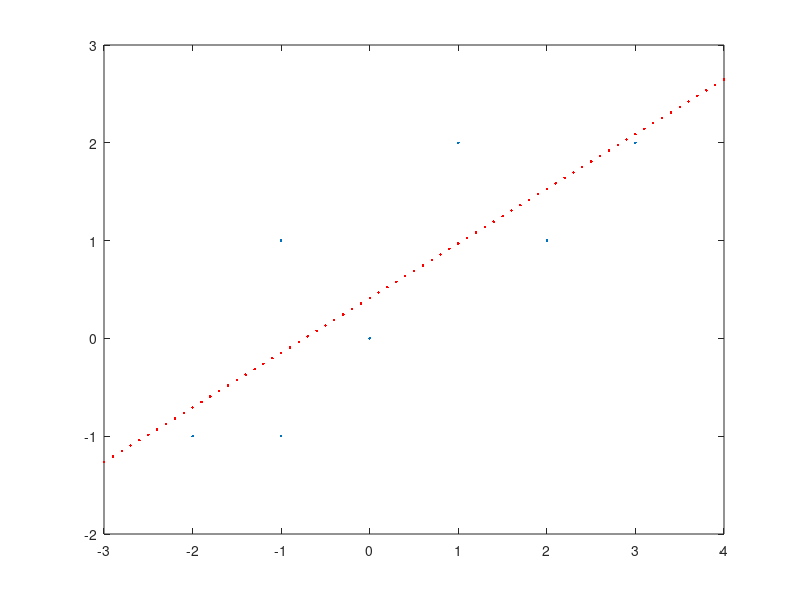

This chart was generated by the following MATLAB code: (Note: this script raises an error after producing the figure.)
clear all;
clc;
A=[11 10 14;12 11 -13;14 13 -66];
det(A);
[U S V]=svd(A);
[rows cols]=size(S);
n=min(rows,cols);
Sinv=zeros(size(S));
eps=0.001;

for d = 1:n
    if (S(d,d)>eps)
        Sinv(d,d)=1/S(d,d);
    end
end

Ainv=V*Sinv*U';
inv(A);
cond(A);%returns the 2-norm condition number (the ratio of the
        %largest singular value of X to the smallest).  Large condition
        %numbers indicate a nearly singular matrix.
rank(A);
null(A);
%eigshow

%exercise 1.1
b=[1.001;0.999;1.001];
br=round(b);
xr=Ainv*br;
x=Ainv*b;
xn=(xr-x)./x;

%exercise 1.2
%Optimization 1
nd=[(S(1,1)+S(2,2))/2;(S(1,1)+S(2,2))/2;0];
A0=U*diag(nd)*V';
norm(A,'fro');
norm(A0,'fro');

%Optimization 4
AA=[3 1;2 1;1 1;0 1;-1 1;-1 1;-2 1];
b=[2 1 2 0 1 -1 -1]';
l=pinv(AA)*b;
%[m,t]
figure(1);
plot(AA(:,1),b(:),'.');
hold on;
x=-3:0.1:4;
y=l(1)*x+l(2);
plot(x,y,'.r');
hold off;

%Optimization 2
b=[1 -1 1 -1;1 2 -3 -4];
no=size(b,2);
MM=zeros(no,4);
for i=1:no
    MM(i,1)=b(1,i)^2;
    MM(i,2)=b(1,i)*b(2,i);
    MM(i,3)=MM(i,2);
    MM(i,4)=b(2,i)^2;
end

a=null(MM);
A=reshape(a,2,2)';
norm(A,'fro')
a'*MM*a;

%Optimization 3
xray=imread('yu_fill.jpg');
xray=double(xray);
figure(2);
subplot(1,4,1);
imagesc(xray);
axis image;
title('Original image');
xlabel('x');
ylabel('y');

[U S V]=svd(xray);
I1=U(:,1)*S(1,1)*V(:,1)';
subplot(1,4,2);
colormap gray;
imagesc(I1);
axis image;
title('Rank 1 Approximation');
xlabel('x');
ylabel('y');

subplot(1,4,3);
colormap gray;
imagesc(xray./I1);
axis image;
title('Corrected:xray./I1');
xlabel('x');
ylabel('y');

k=100;
Id=zeros(size(xray));
figure(3);
for d=1:k
    Id=Id+U(:,d)*S(d,d)*V(:,d)';
    colormap gray;
    imagesc(Id);
    axis image;
    title(['Rank ',int2str(d),'Approximation']);
    xlabel('x');
    ylabel('y');
    F(d)=getframe(gcf);
end

movie2avi(F,'rank.avi','fps',5);

figure(2);
subplot(1,4,4)
colormap gray;
imagesc(Id);
axis image;
title(['Rank ','100','Approximation']);
xlabel('x');
ylabel('y');

%Fourier Transform
p=phantom(128);
figure(4);
subplot(2,2,1);
imagesc(p);
axis image;
colormap gray;
title('Phantom Image');

I=fft2(p);
subplot(2,2,2);
imagesc(abs(I));
axis image;

subplot(2,2,3);
imagesc(abs(fftshift(I)));
axis image;
subplot(2,2,4);
imagesc(log(1+abs(fftshift(I))));
axis image;